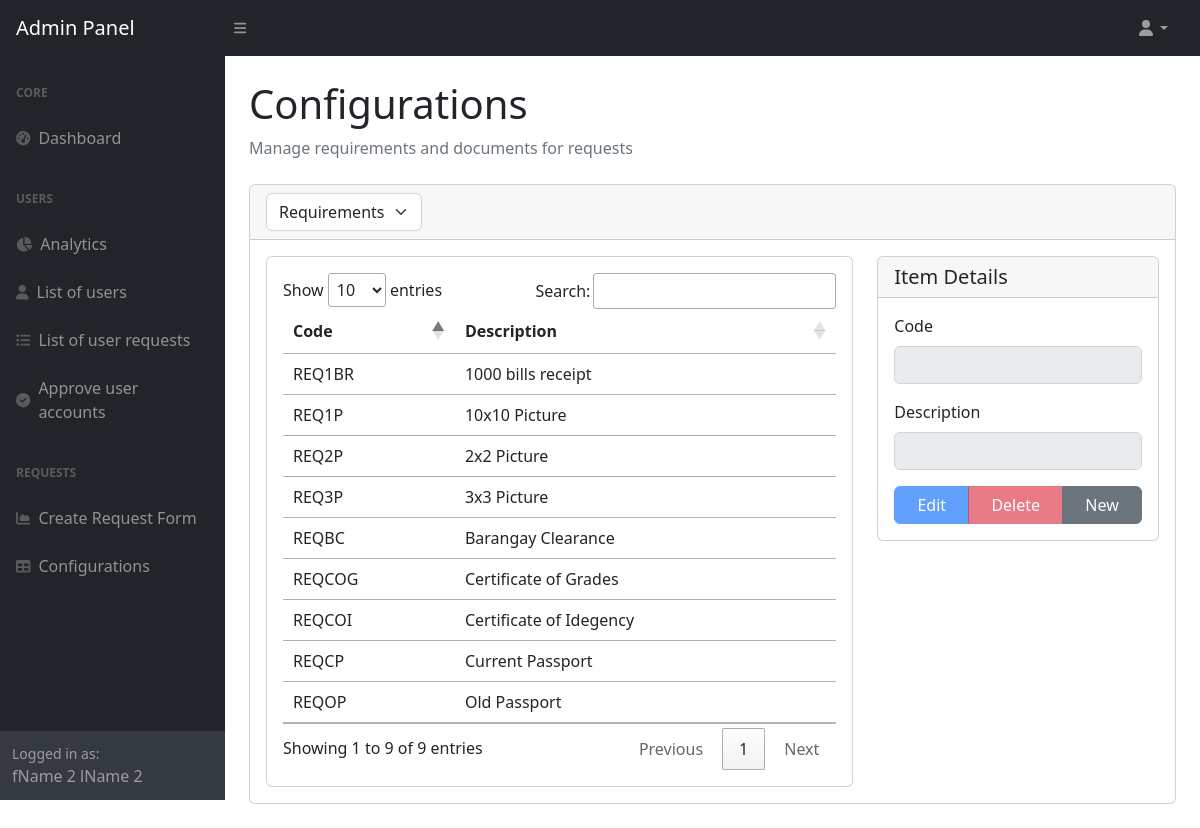
The app's page /codetable/ (signed in), older data.
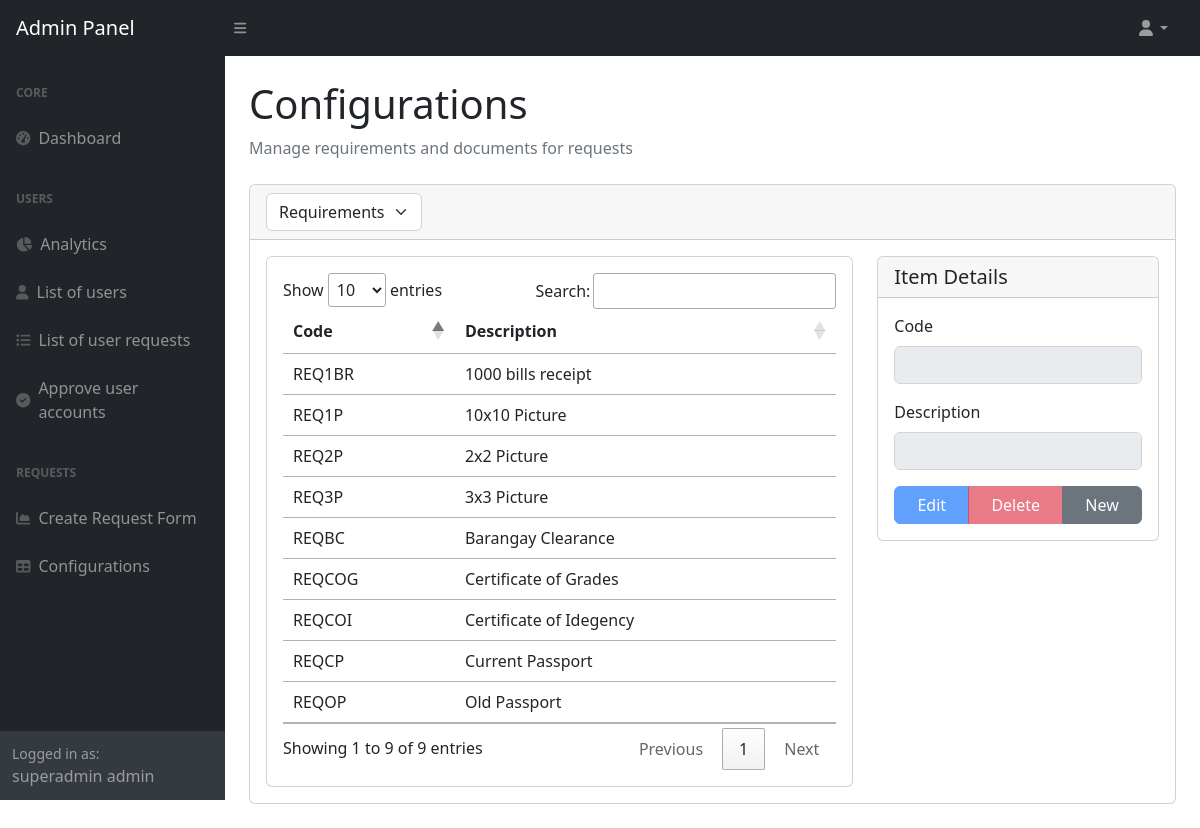
The same page, newer data.
### onlinerequest/models.py (models this page shows, shortened)
class Record(models.Model):
    user_number = models.CharField(max_length=10)
    first_name = models.CharField(max_length=64)
    last_name = models.CharField(max_length=64)
    course_code = models.CharField(max_length=5)
    middle_name = models.CharField(max_length=64, default='De Guz Man')
    contact_no = models.IntegerField(default='09667614313')
    entry_year_from = models.IntegerField()
    entry_year_to = models.IntegerField()

### onlinerequest/views/codetable.py (the view)
# urls.py: path('', views.index),
def index(request):
    selected_table = request.GET.get('table_type', 'Requirement')
    if request.method == "POST":
        table_name = request.POST.get("table_name")
        description = request.POST.get("description")
        code = request.POST.get("code")
        try:
            if table_name == "Report":
                template_file = request.FILES.get('template_file')
                if template_file:
                    report = ReportTemplate(
                        name=code or request.POST.get('name'),
                        description=description,
                        template_file=template_file
                    )
                    report.save()
            elif table_name == "Requirement":
                requirement = Requirement(code=code, description=description)
                requirement.save()
            elif table_name == "Document":
                document = Document(code=code, description=description)
                document.save()
            elif table_name == "Purpose":
                purpose = Purpose(description=description, active=True)
                purpose.save()
            elif table_name == "Course":
                course = Course(code=code, description=description)
                course.save()
            return JsonResponse({'status': True, 'message': "Item created successfully"})
        except Exception as e:
            return JsonResponse({'status': False, 'message': str(e)})
    else:
        data = None
        if selected_table == 'Requirement':
            data = Requirement.objects.all()
        elif selected_table == 'Document':
            data = Document.objects.all()
        elif selected_table == 'Purpose':
            data = Purpose.objects.all()
        elif selected_table == 'Course':
            data = Course.objects.all()
        elif selected_table == 'Report':
            data = ReportTemplate.objects.all()
        context = {
            'selected_table': selected_table,
            'data': data
        }
        return render(request, 'code_table/index.html', context)

### onlinerequest/context_processors.py (called while the page is built)
def user_record(request):
    if request.user.is_authenticated:
        try:
            user_record = Record.objects.get(user_number=request.user.student_number)
            return {'user_record': user_record}
        except Record.DoesNotExist:
            return {}
    return {}

def request_forms(request):
    request_forms = Request.objects.all()
    return {'request_forms': request_forms}

### onlinerequest/templates/code_table/index.html (shortened to what the changed rows need)
<!DOCTYPE html>
<html>
<head>
    {% include 'header.html' %}
</head>
<body class="sb-nav-fixed">
    <div id="layoutSidenav">
        {% include 'admin/admin-sidenav.html' %}
        <div id="layoutSidenav_content">
            <main>
                <div class="container-fluid px-4">
                    <h1 class="mt-4">Configurations</h1>
                    <div class="card mb-4">
                        <div class="card-body">
                            <div class="row">
                                <div class="col-md-8">
                                    <div class="card">
                                        <div class="card-body">
                                            <table id="datatable" class="table table-hover">
                                                <thead>
                                                    <tr>
                                                        {% if selected_table != 'Purpose' %}
                                                        <th>Code</th>
                                                        {% endif %}
                                                        <th>Description</th>
                                                    </tr>
                                                </thead>
                                            </table>
                                        </div>
                                    </div>
                                </div>
                            </div>
                        </div>
                    </div>
                </div>
            </main>
        </div>
    </div>
</body>
</html>

### onlinerequest/templates/admin/admin-sidenav.html (shortened to what this page needs)
<div id="layoutSidenav_nav">
    <nav class="sb-sidenav accordion sb-sidenav-dark" id="sidenavAccordion">
        <div class="sb-sidenav-menu">
            <div class="nav">
                <div class="sb-sidenav-menu-heading">Core</div>
                <a class="nav-link" href="/admin-panel/dashboard/">
                    <div class="sb-nav-link-icon"><i class="fas fa-tachometer-alt"></i></div>
                    Dashboard
                </a>
                <div class="sb-sidenav-menu-heading">Users</div>
                <a class="nav-link" href="/admin-panel/analytics/">
                    <div class="sb-nav-link-icon"><i class="fas fa-chart-pie"></i></div>
                    Analytics
                </a>
                <a class="nav-link" href="/admin-panel/user-records/">
                    <div class="sb-nav-link-icon"><i class="fas fa-user"></i></div>
                    List of users
                </a>
                <a class="nav-link" href="/admin-panel/user-request/">
                    <div class="sb-nav-link-icon"><i class="fas fa-list-ul"></i></div>
                    List of user requests
                </a>
                <a class="nav-link" href="/admin-panel/user-accounts/">
                    <div class="sb-nav-link-icon"><i class="fas fa-check-circle"></i></div>
                    Approve user accounts
                </a>
                <div class="sb-sidenav-menu-heading">Requests</div>
                <a class="nav-link" href="/admin-panel/request/">
                    <div class="sb-nav-link-icon"><i class="fas fa-chart-area"></i></div>
                    Create Request Form
                </a>
                <a class="nav-link" href="/admin-panel/codetable/">
                    <div class="sb-nav-link-icon"><i class="fas fa-table"></i></div>
                    Configurations
                </a>
            </div>
        </div>
        <div class="sb-sidenav-footer">
            <div class="small">Logged in as:</div>
            {{ user_record.first_name|default:'Username' }} {{ user_record.last_name|default:'' }}
        </div>
    </nav>
</div>

Row changes from the older to the newer data that the page shows:
removed Record: first_name "fName 2", last_name "lName 2"
added Record: first_name "superadmin", last_name "admin"
